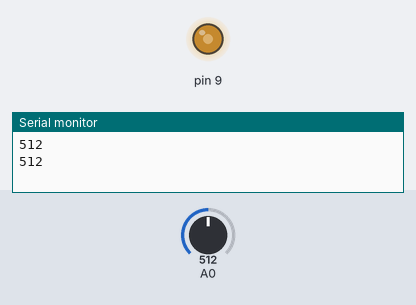
Bench run of a sketch on a simulated Arduino Uno, built with avr-gcc and run on an emulated ATmega328P. Parts: output pins drawn as LEDs (lit = HIGH), the last lines printed to the serial monitor. The inputs (shaded band) are chosen by the test bench; at power-on: A0 = 512.

Above: at 1.2 s.
1.3 s: A0 set to 716
At 2.5 s:
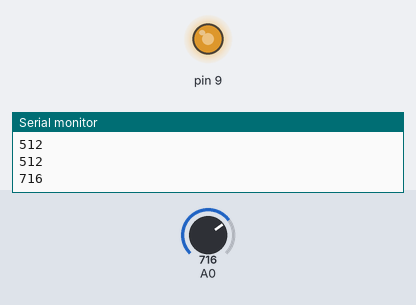
3.5 s: A0 set to 900
At 5.2 s:
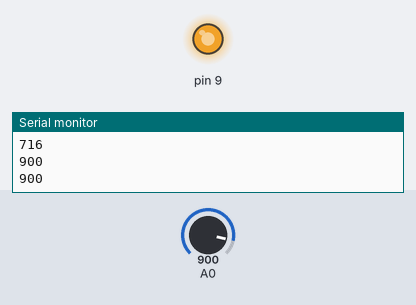
5.5 s: A0 set to 122
At 6.8 s:
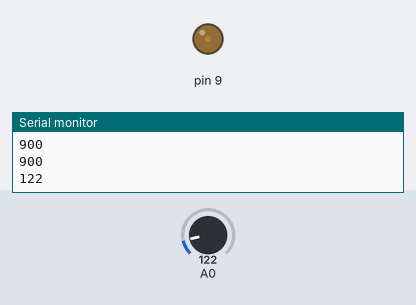
7.5 s: A0 set to 0
At 8.3 s:
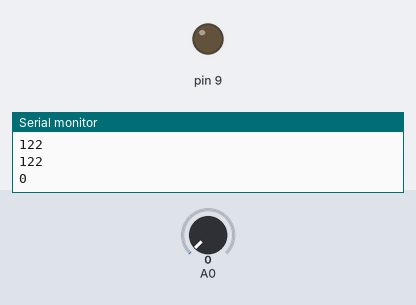
9.5 s: A0 set to 511
At 11.1 s:
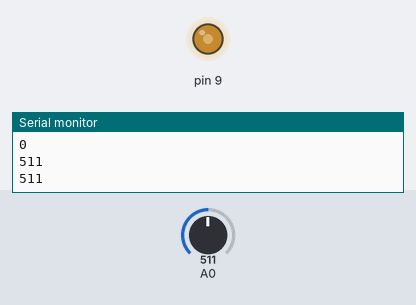
Timing chart, 0 to 12.5 s (numbered marks = the images above; inputs shaded):
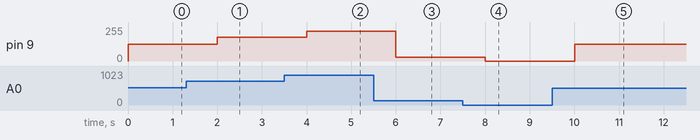

The sketch:

Light.ino
```cpp
void setup() {
  Serial.begin(9600);

}

void loop() {
  int cds=analogRead(A0);
  Serial.println(cds);
  analogWrite(9,map(analogRead(A0),0,1023,0,255));
  delay(1000);
}
```

Measured:
- after the input at 1.3 s, pin 9: 127/255 → 178/255 after 0.70 s
- after the input at 3.5 s, pin 9: 178/255 → 224/255 after 0.50 s
- after the input at 5.5 s, pin 9: 224/255 → 30/255 after 0.50 s
- after the input at 7.5 s, pin 9: 30/255 → 0/255 after 0.50 s
- after the input at 9.5 s, pin 9: 0/255 → 127/255 after 0.51 s
